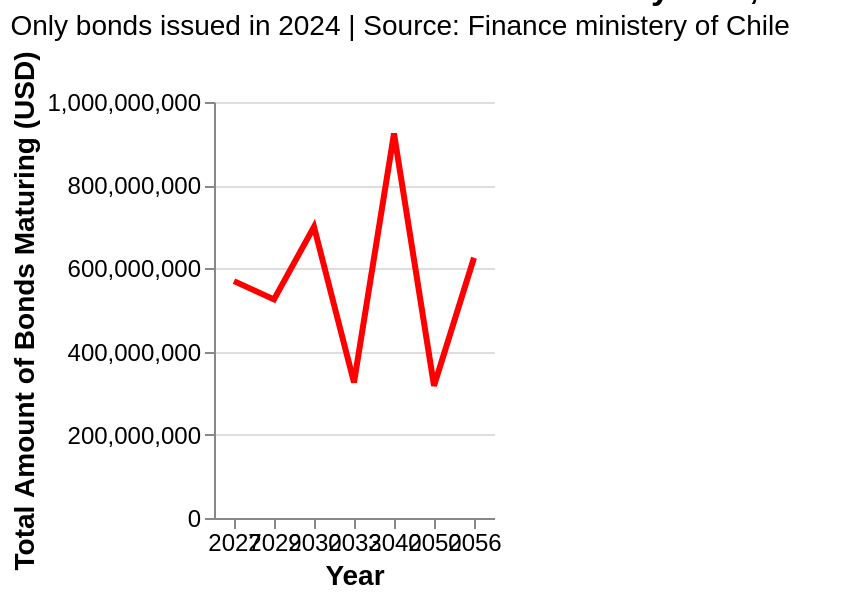

This figure's Vega-Lite source:
### Vega-Lite specification from a JSON file in a GitHub repository (floating-point values rounded to 4 significant figures)
{"$schema": "https://vega.github.io/schema/vega-lite/v5.json", "title": {"text": "Trend of Government Bond Maturities by Year, Chile", "anchor": "start", "subtitle": "Only bonds issued in 2024 | Source: Finance ministery of Chile", "fontSize": "17", "subtitleFontSize": "14", "color": "#000000", "subtitleColor": "#000000"}, "height": "400", "width": "600", "autosize": {"type": "fit", "contains": "padding"}, "background": "#ffffff", "view": {"fill": "#ffffff", "strokeOpacity": 0}, "data": {"values": [{"Year of Maturity": 2027, "Placed (USD)": 569400000.0}, {"Year of Maturity": 2029, "Placed (USD)": 525300000.0}, {"Year of Maturity": 2030, "Placed (USD)": 700100000.0}, {"Year of Maturity": 2033, "Placed (USD)": 325500000.0}, {"Year of Maturity": 2040, "Placed (USD)": 924500000.0}, {"Year of Maturity": 2050, "Placed (USD)": 317800000.0}, {"Year of Maturity": 2056, "Placed (USD)": 625600000.0}]}, "mark": {"type": "line", "color": "red", "strokeWidth": 3}, "encoding": {"x": {"field": "Year of Maturity", "type": "ordinal", "title": "Year of Maturity", "axis": {"title": "Year", "labelAngle": 0, "labelFontSize": 12, "titleFontSize": 14}}, "y": {"field": "Placed (USD)", "type": "quantitative", "title": "Total Amount placed (USD)", "axis": {"title": "Total Amount of Bonds Maturing (USD)", "labelAngle": 0, "labelFontSize": 12, "titleFontSize": 14}, "tooltip": [{"field": "Year of Maturity", "type": "ordinal"}, {"field": "Placed (USD)", "type": "quantitative"}]}}}
